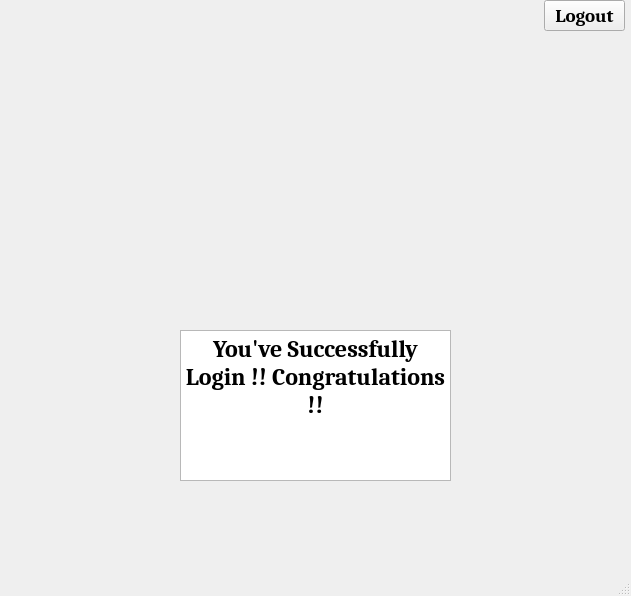
<?xml version="1.0" encoding="UTF-8"?>
<ui version="4.0">
 <class>MainWindowafterlogin</class>
 <widget class="QMainWindow" name="MainWindowafterlogin">
  <property name="geometry">
   <rect>
    <x>0</x>
    <y>0</y>
    <width>631</width>
    <height>596</height>
   </rect>
  </property>
  <property name="windowTitle">
   <string>MainWindow</string>
  </property>
  <widget class="QWidget" name="centralwidget">
   <widget class="QTextBrowser" name="Affterloginmessage">
    <property name="geometry">
     <rect>
      <x>180</x>
      <y>330</y>
      <width>271</width>
      <height>151</height>
     </rect>
    </property>
    <property name="font">
     <font>
      <family>Caladea</family>
      <pointsize>16</pointsize>
      <weight>75</weight>
      <bold>true</bold>
     </font>
    </property>
    <property name="html">
     <string>&lt;!DOCTYPE HTML PUBLIC &quot;-//W3C//DTD HTML 4.0//EN&quot; &quot;http://www.w3.org/TR/REC-html40/strict.dtd&quot;&gt;
&lt;html&gt;&lt;head&gt;&lt;meta name=&quot;qrichtext&quot; content=&quot;1&quot; /&gt;&lt;style type=&quot;text/css&quot;&gt;
p, li { white-space: pre-wrap; }
&lt;/style&gt;&lt;/head&gt;&lt;body style=&quot; font-family:'Caladea'; font-size:16pt; font-weight:600; font-style:normal;&quot;&gt;
&lt;p align=&quot;center&quot; style=&quot; margin-top:0px; margin-bottom:0px; margin-left:0px; margin-right:0px; -qt-block-indent:0; text-indent:0px;&quot;&gt;&lt;span style=&quot; font-family:'MS Shell Dlg 2'; font-size:18pt;&quot;&gt;You've Successfully Login !! Congratulations !!&lt;/span&gt;&lt;/p&gt;&lt;/body&gt;&lt;/html&gt;</string>
    </property>
   </widget>
   <widget class="QLabel" name="greentick">
    <property name="geometry">
     <rect>
      <x>200</x>
      <y>60</y>
      <width>231</width>
      <height>221</height>
     </rect>
    </property>
    <property name="text">
     <string>&lt;html&gt;&lt;head/&gt;&lt;body&gt;&lt;p&gt;&lt;img src=&quot;:/image4/test/Webp-removebg-preview.png&quot;/&gt;&lt;/p&gt;&lt;/body&gt;&lt;/html&gt;</string>
    </property>
   </widget>
   <widget class="QPushButton" name="Logoutbutton">
    <property name="geometry">
     <rect>
      <x>544</x>
      <y>0</y>
      <width>81</width>
      <height>31</height>
     </rect>
    </property>
    <property name="font">
     <font>
      <family>Caladea</family>
      <pointsize>14</pointsize>
      <weight>75</weight>
      <bold>true</bold>
     </font>
    </property>
    <property name="text">
     <string>Logout</string>
    </property>
   </widget>
  </widget>
  <widget class="QMenuBar" name="menubar">
   <property name="geometry">
    <rect>
     <x>0</x>
     <y>0</y>
     <width>631</width>
     <height>21</height>
    </rect>
   </property>
  </widget>
  <widget class="QStatusBar" name="statusbar"/>
 </widget>
 <resources>
  <include location="abcdef.qrc"/>
 </resources>
 <connections/>
</ui>
